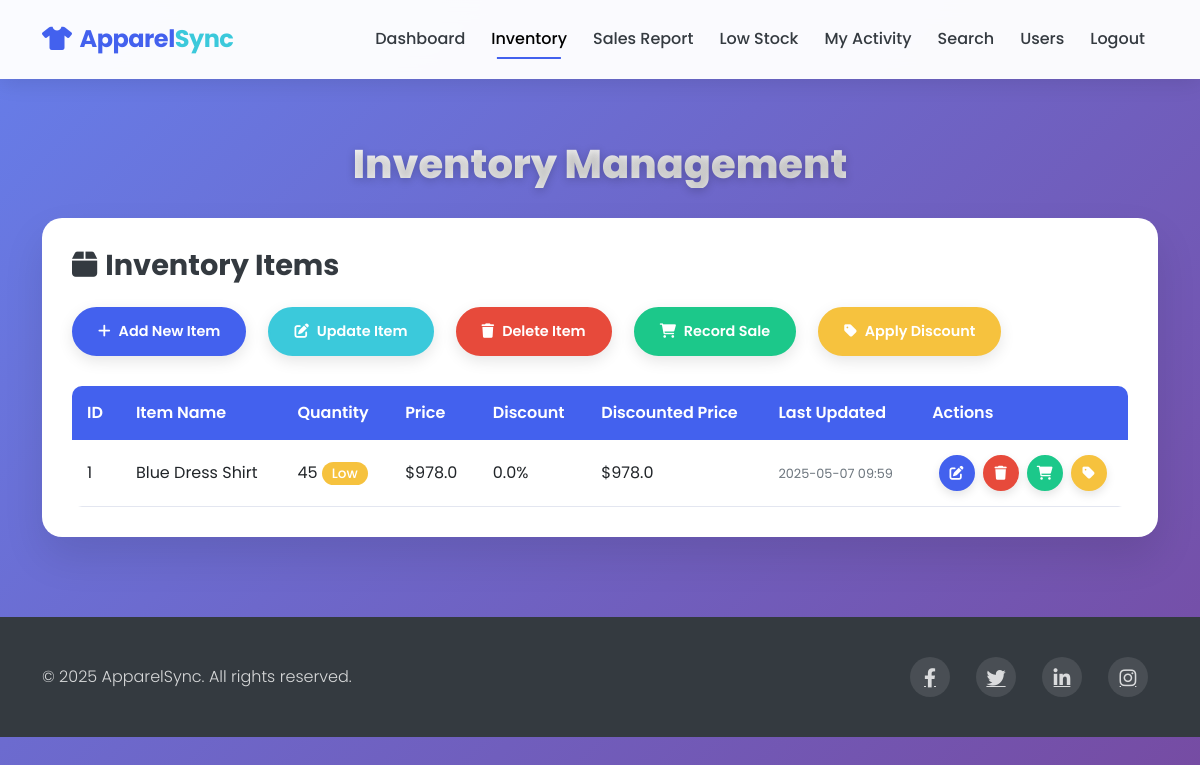
Page /dashboard/view_inventory (signed in) on the committed database.
### models.py (models this page shows)
class InventoryItem(db.Model):
    id = db.Column(db.Integer, primary_key=True)
    item_name = db.Column(db.String(100), nullable=False)
    quantity = db.Column(db.Integer, nullable=False)
    price = db.Column(db.Float, nullable=False)
    discount = db.Column(db.Float, default=0.0)
    created_at = db.Column(db.DateTime, nullable=False, default=datetime.utcnow)
    last_updated = db.Column(db.DateTime, nullable=False, default=datetime.utcnow, onupdate=datetime.utcnow)
    user_id = db.Column(db.Integer, db.ForeignKey('user.id'), nullable=False)
    sales = db.relationship('Sale', backref='item', lazy=True)
    low_stock_alerts = db.relationship('LowStock', backref='item', lazy=True)

### routes.py (the view)
@app.route('/dashboard/view_inventory', methods=['GET'])
@login_required
def view_inventory():
    inventory = InventoryItem.query.all()
    return render_template('view_inventory.html', inventory=inventory)

### app.py (called while the page is built)
@login_manager.user_loader
def load_user(user_id):
    return User.query.get(int(user_id))

### templates/view_inventory.html (shortened to what this page needs)
<!DOCTYPE html>
<html lang="en">
<head>
    <link href="https://cdn.jsdelivr.net/npm/bootstrap@5.3.0-alpha1/dist/css/bootstrap.min.css" rel="stylesheet">
    <link rel="stylesheet" href="https://cdnjs.cloudflare.com/ajax/libs/font-awesome/6.0.0/css/all.min.css">
</head>
<body>
    <nav class="navbar navbar-expand-lg navbar-light py-3 fixed-top">
        <div class="container">
            <a class="navbar-brand" href="/"><i class="fas fa-tshirt me-2"></i>Apparel<span>Sync</span></a>
            <div class="collapse navbar-collapse" id="navbarNav">
                <ul class="navbar-nav ms-auto">
                    <li class="nav-item">
                        <a class="nav-link" href="/dashboard">Dashboard</a>
                    </li>
                    <li class="nav-item">
                        <a class="nav-link active" href="/dashboard/view_inventory">Inventory</a>
                    </li>
                    <li class="nav-item">
                        <a class="nav-link" href="/dashboard/sales_report">Sales Report</a>
                    </li>
                    <li class="nav-item">
                        <a class="nav-link" href="/dashboard/low_stock">Low Stock</a>
                    </li>
                    <li class="nav-item">
                        <a class="nav-link" href="/dashboard/my_activity">My Activity</a>
                    </li>
                    <li class="nav-item">
                        <a class="nav-link" href="/dashboard/search">Search</a>
                    </li>
                    <li class="nav-item">
                        <a class="nav-link" href="/dashboard/users">Users</a>
                    </li>
                    <li class="nav-item">
                        <a class="nav-link" href="/logout">Logout</a>
                    </li>
                </ul>
            </div>
        </div>
    </nav>
    <section class="content-section">
        <div class="container">
            <h1 class="page-title">Inventory Management</h1>
            <div class="inventory-card">
                <div class="mb-4">
                    <h3 class="mb-4"><i class="fas fa-box me-2"></i>Inventory Items</h3>
                    <div class="action-buttons">
                        <a href="/dashboard/add_item" class="btn btn-add btn-action">
                            <i class="fas fa-plus me-2"></i>Add New Item
                        </a>
                        <a href="/dashboard/update_item" class="btn btn-edit btn-action">
                            <i class="fas fa-edit me-2"></i>Update Item
                        </a>
                        <a href="/dashboard/delete_item" class="btn btn-delete btn-action">
                            <i class="fas fa-trash me-2"></i>Delete Item
                        </a>
                        <a href="/dashboard/add_sales" class="btn btn-sale btn-action">
                            <i class="fas fa-shopping-cart me-2"></i>Record Sale
                        </a>
                        <a href="/dashboard/apply_discount" class="btn btn-discount btn-action">
                            <i class="fas fa-tag me-2"></i>Apply Discount
                        </a>
                    </div>
                </div>
                <div class="table-responsive">
                    <table class="inventory-table">
                        <thead>
                            <tr>
                                <th>ID</th>
                                <th>Item Name</th>
                                <th>Quantity</th>
                                <th>Price</th>
                                <th>Discount</th>
                                <th>Discounted Price</th>
                                <th>Last Updated</th>
                                <th>Actions</th>
                            </tr>
                        </thead>
                        <tbody>
                            {% if inventory %}
                                {% for item in inventory %}
                                    <tr>
                                        <td>{{ item.id }}</td>
                                        <td>{{ item.item_name }}</td>
                                        <td>
                                            {{ item.quantity }}
                                            {% if item.quantity >= 100 %}
                                                <span class="badge badge-stock badge-high">High</span>
                                            {% elif item.quantity >= 50 %}
                                                <span class="badge badge-stock badge-medium">Medium</span>
                                            {% elif item.quantity >= 10 %}
                                                <span class="badge badge-stock badge-medium">Low</span>
                                            {% else %}
                                                <span class="badge badge-stock badge-low">Critical</span>
                                            {% endif %}
                                        </td>
                                        <td>${{ item.price | round(2) }}</td>
                                        <td>{{ item.discount | round }}%</td>
                                        <td>
                                            {% if item.discount > 0 %}
                                                <span class="price-discounted">${{ (item.price - (item.price * item.discount / 100)) | round(2) }}</span>
                                                <div><small class="original-price">${{ item.price | round(2) }}</small></div>
                                            {% else %}
                                                ${{ item.price | round(2) }}
                                            {% endif %}
                                        </td>
                                        <td>
                                            <small class="last-updated">{{ item.last_updated.strftime('%Y-%m-%d %H:%M') if item.last_updated else 'N/A' }}</small>
                                        </td>
                                        <td>
                                            <div class="table-action-buttons">
                                                <a href="/dashboard/update_item?id={{ item.id }}" class="table-btn table-btn-primary" title="Edit">
                                                    <i class="fas fa-edit"></i>
                                                </a>
                                                <a href="/dashboard/delete_item?id={{ item.id }}" class="table-btn table-btn-danger" title="Delete">
                                                    <i class="fas fa-trash"></i>
                                                </a>
                                                <a href="/dashboard/add_sales?id={{ item.id }}" class="table-btn table-btn-success" title="Record Sale">
                                                    <i class="fas fa-shopping-cart"></i>
                                                </a>
                                                <a href="/dashboard/apply_discount?id={{ item.id }}" class="table-btn table-btn-warning" title="Apply Discount">
                                                    <i class="fas fa-tag"></i>
                                                </a>
                                            </div>
                                        </td>
                                    </tr>
                                {% endfor %}
                            {% endif %}
                        </tbody>
                    </table>
                </div>
            </div>
        </div>
    </section>
    <footer>
        <div class="container">
            <div class="row align-items-center">
                <div class="col-md-6">
                    <p class="copyright mb-0">&copy; 2025 ApparelSync. All rights reserved.</p>
                </div>
                <div class="col-md-6">
                    <div class="social-icons">
                        <a href="#" class="me-3"><i class="fab fa-facebook-f"></i></a>
                        <a href="#" class="me-3"><i class="fab fa-twitter"></i></a>
                        <a href="#" class="me-3"><i class="fab fa-linkedin-in"></i></a>
                        <a href="#"><i class="fab fa-instagram"></i></a>
                    </div>
                </div>
            </div>
        </div>
    </footer>
</body>
</html>

### rows in the picture
InventoryItem: id "1", item_name "Blue Dress Shirt", quantity "45", shows "Low", price "978.0", discount "0.0", last_updated "2025-05-07 09:59"
